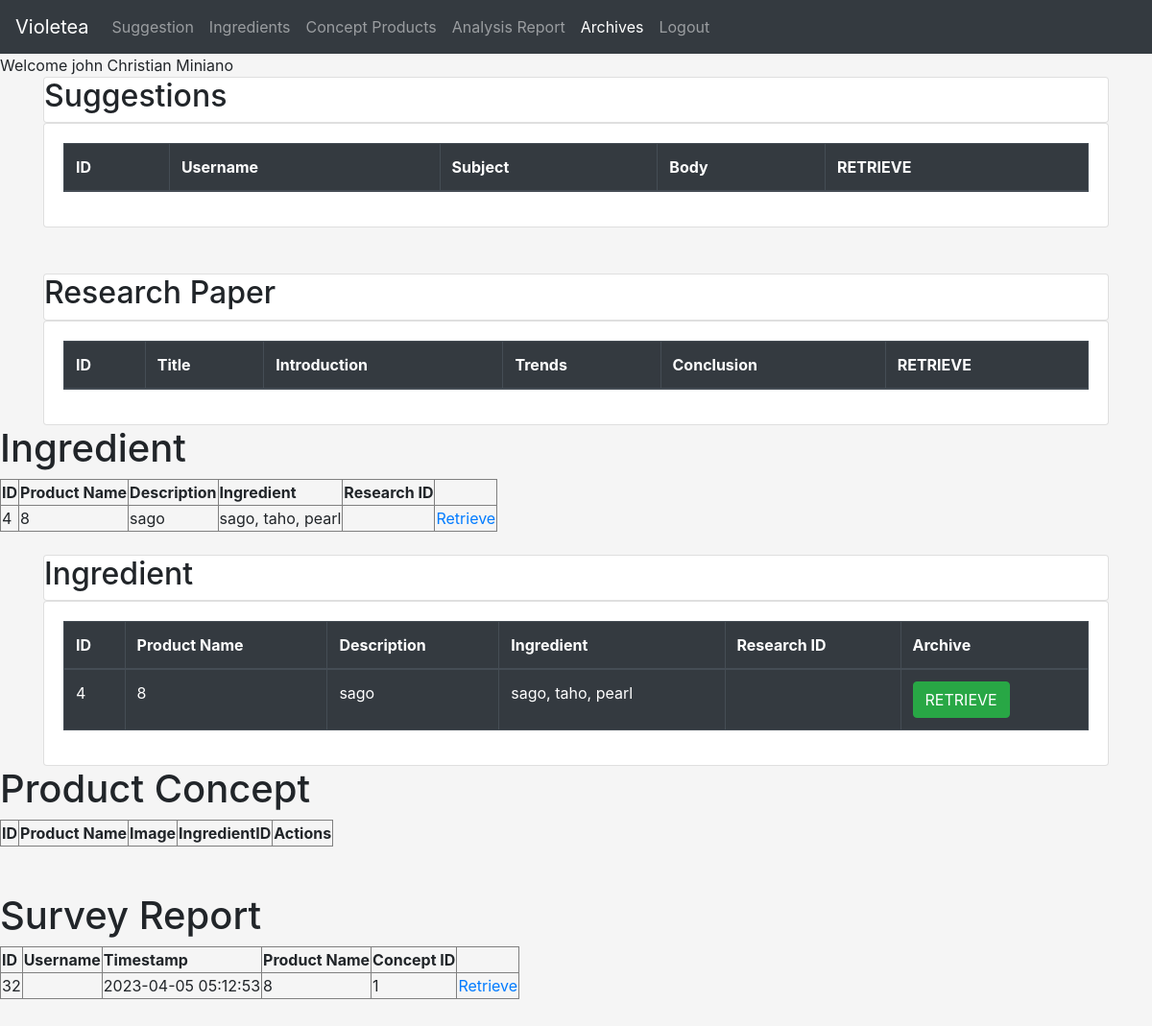
Before: /product-development-system/webpage/retrieve.php (signed in) with the older database file.
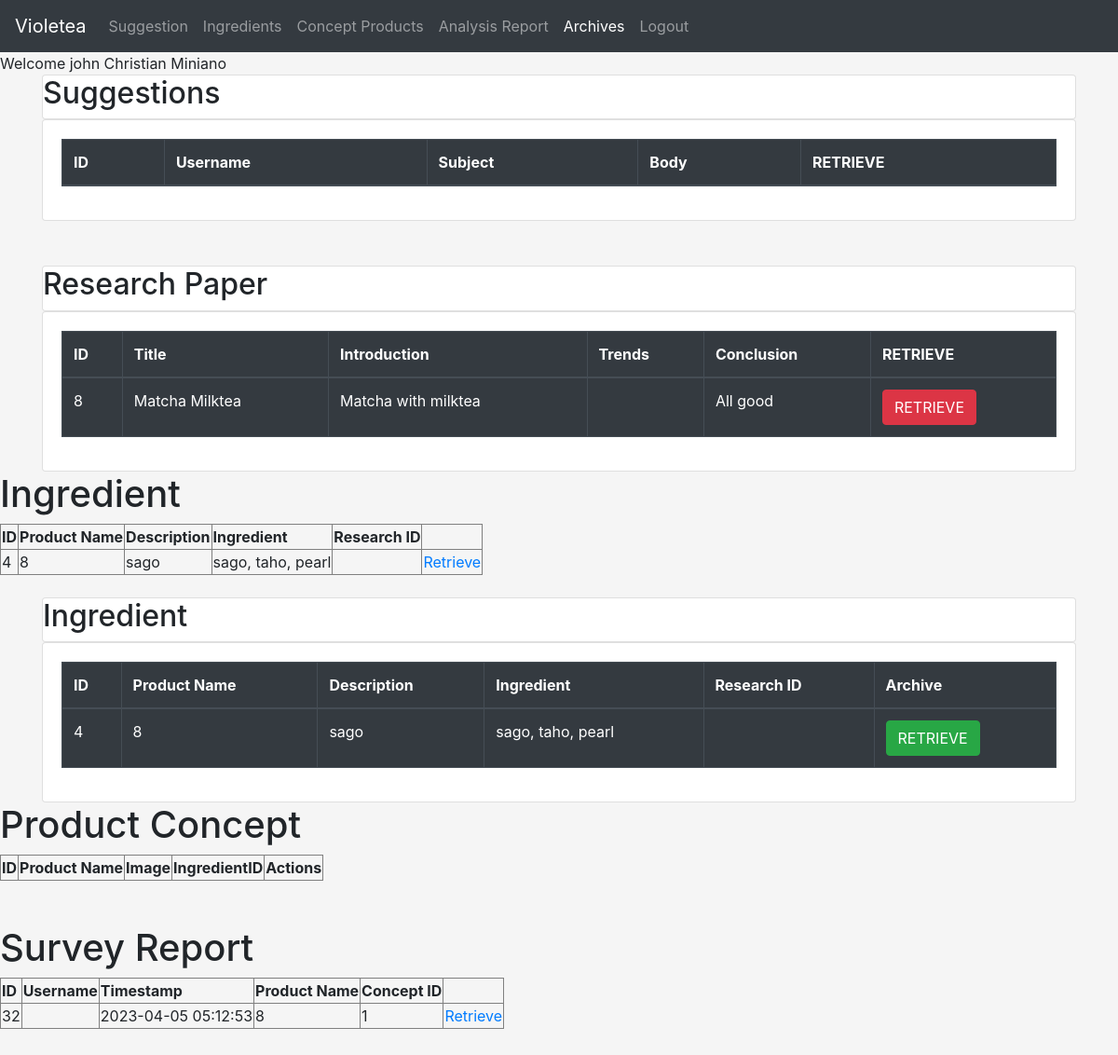
After: the same page with the newer database file.
### tables this page shows
CREATE TABLE `tbl_ingredient` (
  `id` int(11) NOT NULL,
  `name` varchar(255) NOT NULL,
  `ingredient` varchar(255) NOT NULL,
  `description` varchar(255) NOT NULL,
  `archive` varchar(255) DEFAULT NULL,
  `researchID` int(11) DEFAULT NULL
);

CREATE TABLE `tbl_survey` (
  `id` int(11) NOT NULL,
  `username` varchar(255) NOT NULL,
  `timestamp` timestamp NOT NULL DEFAULT current_timestamp() ON UPDATE current_timestamp(),
  `response1` int(11) NOT NULL,
  `response2` int(11) NOT NULL,
  `response3` int(11) NOT NULL,
  `archive` varchar(255) DEFAULT NULL,
  `conceptID` int(11) DEFAULT NULL
);

CREATE TABLE `tbl_research` (
  `id` int(11) NOT NULL,
  `title` varchar(255) DEFAULT NULL,
  `introduction` varchar(255) DEFAULT NULL,
  `market` varchar(1200) NOT NULL,
  `user` varchar(1200) NOT NULL,
  `technical` varchar(1200) NOT NULL,
  `conclusion` varchar(255) DEFAULT NULL,
  `archive` varchar(255) DEFAULT NULL
);

### product-development-system/webpage/retrieve.php (the view, shortened to what the changed rows need)
<!DOCTYPE html>
<html lang="en">
<head>
	<link rel="stylesheet" href="https://stackpath.bootstrapcdn.com/bootstrap/4.2.1/css/bootstrap.min.css">
    <link rel="stylesheet" href="https://cdn.datatables.net/1.10.18/css/dataTables.bootstrap4.min.css">
</head>
<body style="background-color: whitesmoke;">
	<div class="container">
            <div class="card">
                <h2> Suggestions </h2>
            </div>
            <div class="card">
                <div class="card-body">
                    <table id="datatableid" class="table table-bordered table-dark">
                        <thead>
                            <tr>
                                <th scope="col"> ID</th>
                                <th scope="col">Username</th>
                                <th scope="col">Subject </th>
                                <th scope="col">Body</th>
                                <th scope="col"> RETRIEVE </th>
                            </tr>
                        </thead>
                    </table>
                </div>
            </div>
    </div><br><br>
	<div class="container">
            <div class="card">
                <h2> Research Paper </h2>
            </div>
            <div class="card">
                <div class="card-body">
                    <?php
                include_once '../webpage/includes/db-connection.php';
                $query = "select * from `tbl_research` where archive ='true'";
                $query_run = mysqli_query($conn, $query);
            ?>
                    <table id="researchtableid" class="table table-bordered table-dark">
                        <thead>
                            <tr>
                                <th scope="col"> ID</th>
                                <th scope="col">Title</th>
                                <th scope="col">Introduction </th>
                                <th scope="col">Trends</th>
                                <th scope="col"> Conclusion </th>
                                <th scope="col"> RETRIEVE </th>
                            </tr>
                        </thead>
						<tbody>
                        <?php
                if($query_run)
                {
                    foreach($query_run as $row)
                    {
            ?>
                            <tr>
                                <td> <?php echo $row['id']; ?> </td>
                                <td> <?php echo $row['title']; ?> </td>
                                <td> <?php echo $row['introduction']; ?> </td>
                                <td> <?php echo $row['trends']; ?> </td>
                                <td> <?php echo $row['conclusion']; ?> </td>
                                <td>
                                    <button type="button" class="btn btn-danger retrievebtn2"> RETRIEVE</button>
                                </td>
                            </tr>
                        <?php
                    }
                }
                else
                {
                    echo "No Record Found";
                }
            ?>
						</tbody>
                    </table>
                </div>
            </div>
    </div>
    <h1>Ingredient</h1>
    <div>
		<table border="1">
			<thead>
				<th>ID</th>
				<th>Product Name</th>
                <th>Description</th>
				<th>Ingredient</th>
                <th>Research ID</th>
				<th></th>
			</thead>
			<tbody>
				<?php
					include_once '../webpage/includes/db-connection.php';
					$query=mysqli_query($conn,"SELECT * FROM tbl_ingredient WHERE archive = 'true'");
					while($row=mysqli_fetch_array($query)){
						?>
						<tr>
                            <td><?php echo $row['id']; ?></td>
							<td><?php echo $row['name']; ?></td>
							<td><?php echo $row['description']; ?></td>
							<td><?php echo $row['ingredient']; ?></td>
                            <td><?php echo $row['researchID']; ?></td>
							<td>
								<a href="#" onClick="MyWindow=window.open('retrieve-ingredient.php?id=<?php echo $row['id']; ?>','MyWindow','location=0,width=600,height=300,left=400,top=60'); return false;">Retrieve</a>
							</td>
						</tr>
						<?php
					}
				?>
			</tbody>
		</table>
	</div>
    <br>
    <div class="container">
            <div class="card">
                <h2>Ingredient</h2>
            </div>
            <div class="card">
                <div class="card-body">
                    <?php
                include_once '../webpage/includes/db-connection.php';
                $query = "SELECT * FROM tbl_ingredient WHERE archive = 'true'";
                $query_run = mysqli_query($conn, $query);
            ?>
                    <table id="datatableid" class="table table-bordered table-dark">
                        <thead>
                            <tr>
                                <th scope="col"> ID</th>
                                <th scope="col">Product Name</th>
                                <th scope="col">Description</th>
                                <th scope="col">Ingredient</th>
								<th scope="col">Research ID</th>
                                <th scope="col"> Archive </th>
                            </tr>
                        </thead>
						<tbody>
                        <?php
                if($query_run)
                {
                    foreach($query_run as $row)
                    {
            ?>
                            <tr>
							<td><?php echo $row['id']; ?></td>
							<td><?php echo $row['name']; ?></td>
							<td><?php echo $row['description']; ?></td>
							<td><?php echo $row['ingredient']; ?></td>
                            <td><?php echo $row['researchID']; ?></td>
                            <td>
                                <button type="button" class="btn btn-success retrievebtn3"> RETRIEVE </button>
                            </td>
                            </tr>
                        <?php
                    }
                }
                else
                {
                    echo "No Record Found";
                }
            ?>
			            </tbody>
                    </table>
                </div>
            </div>
    </div>
    <h1>Product Concept</h1>
    <div>
		<table border="1">
			<thead>
                <th>ID</th>
				<th>Product Name</th>
				<th>Image</th>
				<th>IngredientID</th>
				<th>Actions</th>
			</thead>
		</table>
	</div>
    <br><br>
    <h1>Survey Report</h1>
	<div>
		<table border="1">
			<thead>
				<th>ID</th>
				<th>Username</th>
                <th>Timestamp</th>
				<th>Product Name</th>
                <th>Concept ID</th>
				<th></th>
			</thead>
			<tbody>
				<?php
					include_once '../webpage/includes/db-connection.php';
					$query=mysqli_query($conn,"SELECT * FROM tbl_ingredient
					INNER JOIN tbl_concept ON tbl_ingredient.id = tbl_concept.ingredientID
					INNER JOIN tbl_survey ON tbl_concept.id = tbl_survey.conceptID WHERE tbl_survey.archive='true'");
					while($row=mysqli_fetch_array($query)){
						?>
						<tr>
                            <td><?php echo $row['id']; ?></td>
							<td><?php echo $row['username']; ?></td>
							<td><?php echo $row['timestamp']; ?></td>
							<td><?php echo $row['name']; ?></td>
                            <td><?php echo $row['conceptID']; ?></td>
							<td>
							<a href="retrieve-report.php?id=<?php echo $row['id'];?>">Retrieve</a>
							</td>
						</tr>
						<?php
					}
				?>
			</tbody>
		</table>
	</div>
    <br><br>
</body>
</html>

Changed rows visible on the page:
now on this page (row edited): tbl_research: id "8", title "Matcha Milktea", introduction "Matcha with milktea", conclusion "All good"
